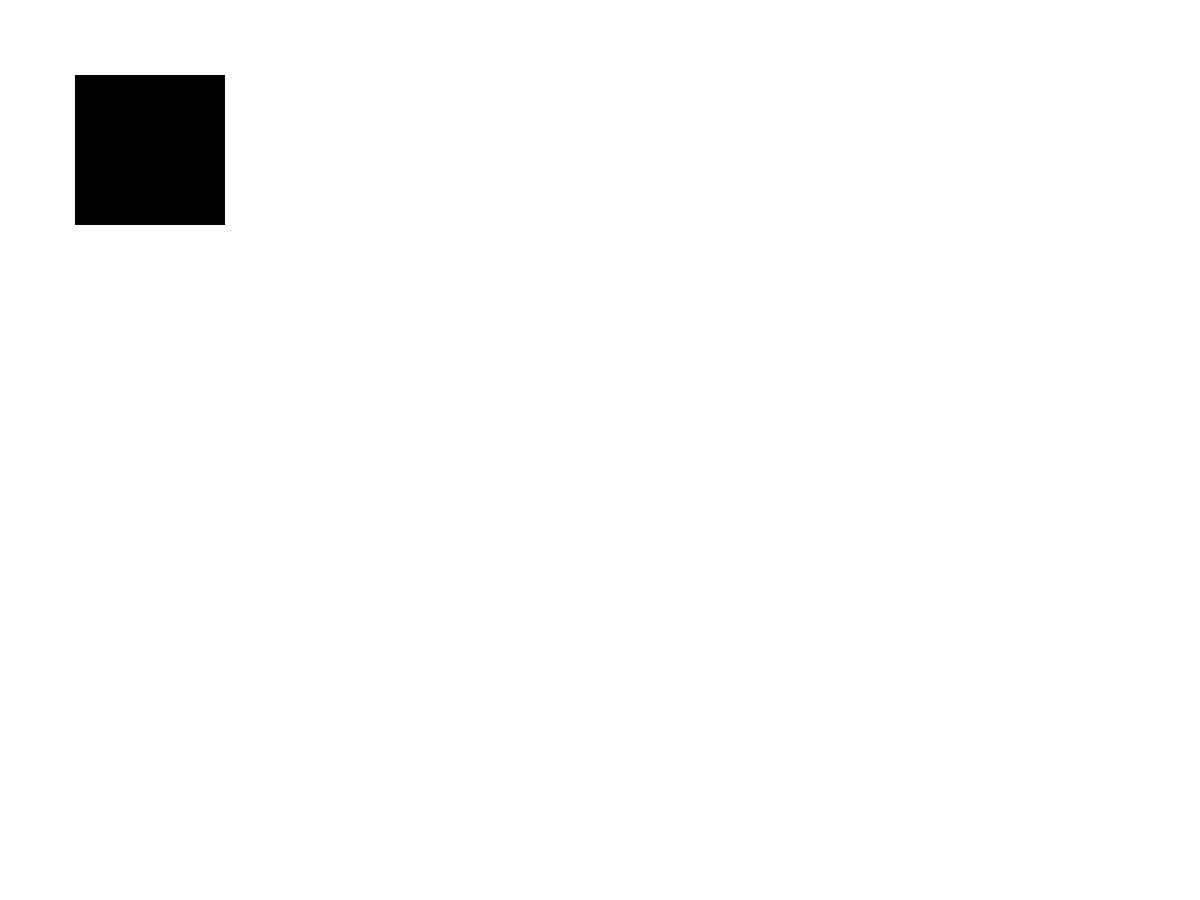
Frame 1 (no input)
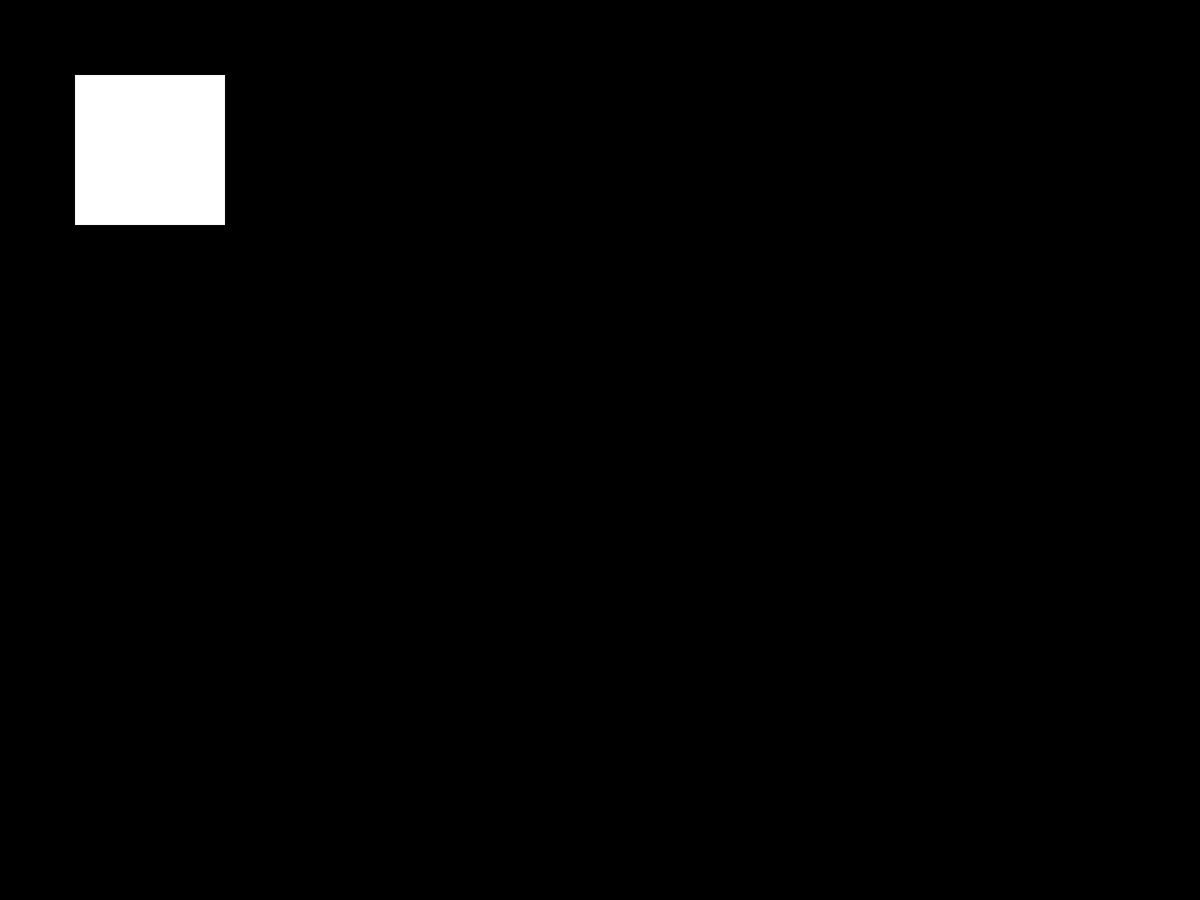
Frame 60 (the mouse pressed at the canvas centre just before this capture)
Frame 120 (the mouse held since frame 60 and released just before this capture): identical to frame 60, image omitted

The Processing sketch that drew these frames (run headless with seeded random() and noise(); from frame 60 on, the mouse is pressed at the canvas centre):

// Processing sketch: mein_bildschirm_isKage
// ── mein_bildschirm_isKage.pde
void setup(){
 fullScreen();
 //frameRate(20);
 noStroke();
}

void draw(){
  if(frameCount%2==0){
    background(0);
    fill(255);
    rect(100,100,200,200);
  }
  else{
    background(255);
    fill(0);
    rect(100,100,200,200);
  }
}
